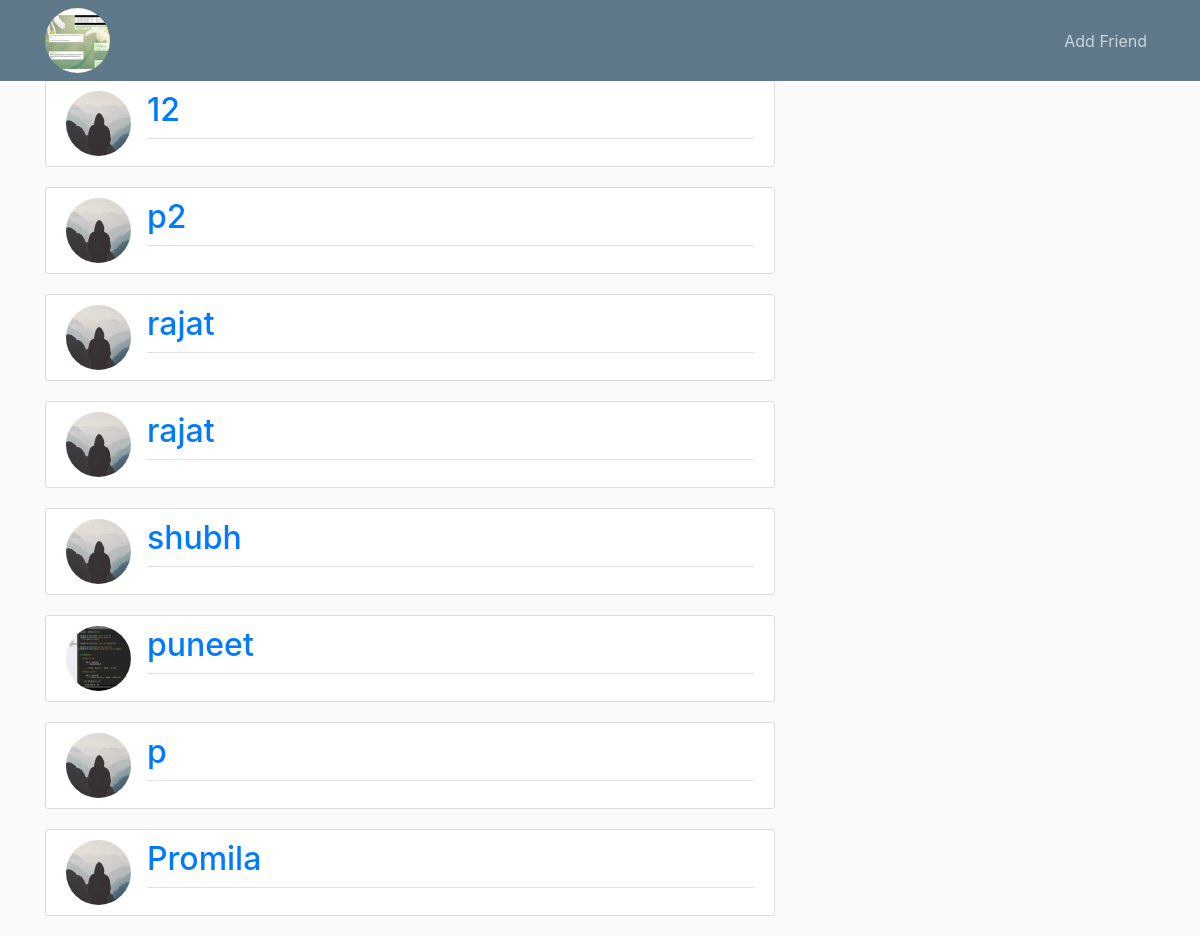
Page /chats (signed in) on the committed database.
### uschat/models.py (models this page shows, shortened)
class User(db.Model, UserMixin):
    id = db.Column(db.Integer, primary_key=True)
    username = db.Column(db.String(20), unique=True, nullable=False)
    email = db.Column(db.String(120), unique=True, nullable=False)
    image_file = db.Column(db.String(20), nullable=False, default='default.jpg')
    password = db.Column(db.String(60), nullable=False)
    sender = db.relationship('Message', backref='sender', lazy=True)
    frnd = db.relationship('Friend', backref='receiver', lazy=True)

class Friend(db.Model):
    id = db.Column(db.Integer, primary_key=True)
    user_id = db.Column(db.Integer, db.ForeignKey('user.id'), nullable=False)
    frnd_id = db.Column(db.Integer, nullable=False)
    msgs = db.relationship('Message', backref='msgs', lazy=True)

### uschat/main/routes.py (the view)
@main.route("/")
@main.route("/chats")
@login_required
def chats():
    page = request.args.get('page', 1, type=int)
    chat = Friend.query.filter_by(frnd_id=current_user.id).paginate(page=page, per_page=15)
    return render_template('chats.html', chats=chat)

### uschat/models.py (called while the page is built)
@login_manager.user_loader
def load_user(user_id):
    return User.query.get(int(user_id))

### uschat/templates/chats.html
{% extends "layout.html" %}
{% block nav %}
<a class="nav-item nav-link" href="{{ url_for('users.add_frnd') }}">Add Friend</a>
{% endblock %}
{% block content %}
    {% for chat in chats.items %}
          <article class="media content-section">
          <img class="rounded-circle article-img" src="{{ url_for('static', filename='profile_pics/' + chat.receiver.image_file) }}">
          <div class="media-body">
            <div class="article-metadata">
              <h2><a class="mr-2" href="{{url_for('messages.msgs', frnd_id=chat.user_id)}}">{{ chat.receiver.username }}</a></h2>
            </div>
          </div>
        </article>
    {% endfor %}
{% endblock content %}

### uschat/templates/layout.html (shortened to what this page needs)
<!DOCTYPE html>
<html>
<head>
    <link rel="stylesheet" href="https://maxcdn.bootstrapcdn.com/bootstrap/4.0.0/css/bootstrap.min.css">
    <link rel="stylesheet" type="text/css" href="{{ url_for('static', filename='main.css') }}">
</head>
<body>
    <header class="site-header">
      <nav class="navbar navbar-expand-md navbar-dark bg-steel fixed-top" >
        <div class="container">
            {% if current_user.is_authenticated %}
            <a href="{{ url_for('users.account') }}">
                <img class="rounded-circle article-img"  src="{{ url_for('static', filename='profile_pics/' + current_user.image_file) }}">
            </a>
            {% else %}
          <a class="navbar-brand mr-4" href="/">UsChat</a>
            {% endif %}
            <div class="navbar-nav">
              {% if current_user.is_authenticated %}
                {% block nav %}{% endblock %}
              {% else %}
                <a class="nav-item nav-link" href="{{ url_for('users.login') }}">Login</a>
                <a class="nav-item nav-link" href="{{ url_for('users.register') }}">Register</a>
              {% endif %}
            </div>
          </div>
      </nav>
    </header>
    <main role="main" class="container">
      <div class="row">
        <div class="col-md-8">
          {% block content %}{% endblock %}
        </div>
      </div>
    </main>
</body>
</html>

### uschat/static/main.css (style rules this page uses)
body { background: #fafafa; color: #333333; margin-top: 5rem; }
h1, h2, h3, h4, h5, h6 { color: #444444; }
.bg-steel { background-color: #5f788a; }
.site-header .navbar-nav .nav-link { color: #cbd5db; }
.content-section { background: #ffffff; padding: 10px 20px; border: 1px solid #dddddd; border-radius: 3px; margin-bottom: 20px; }
.article-img { height: 65px; width: 65px; margin-right: 16px; }
.article-metadata { padding-bottom: 1px; margin-bottom: 4px; border-bottom: 1px solid #e3e3e3 }

### rows in the picture
User: image_file (picture)
Friend: image_file (placeholder picture), receiver.username "12"
Friend: image_file (placeholder picture), receiver.username "p2"
Friend: image_file (placeholder picture), receiver.username "rajat"
Friend: image_file (placeholder picture), receiver.username "rajat"
Friend: image_file (placeholder picture), receiver.username "shubh"
Friend: image_file (picture), receiver.username "puneet"
Friend: image_file (placeholder picture), receiver.username "p"
Friend: image_file (placeholder picture), receiver.username "Promila"
